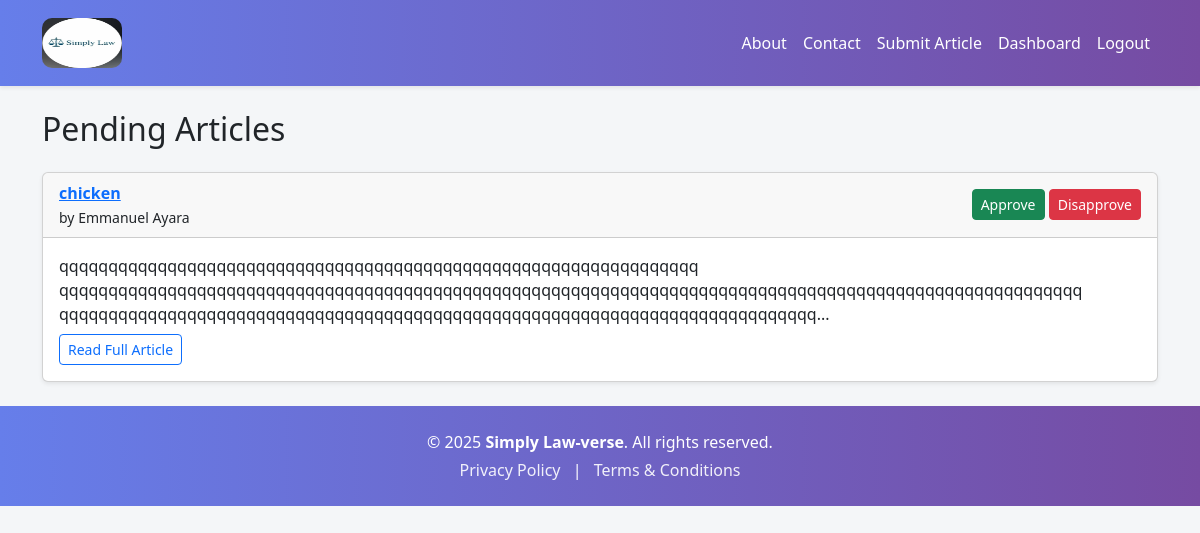
The app's page /admin/dashboard (signed in), older data.
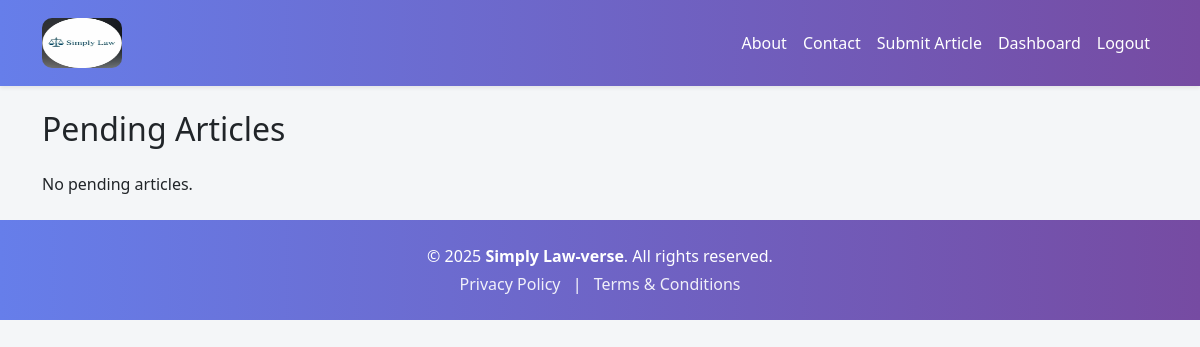
The same page, newer data.
### models.py (models this page shows)
class Article(db.Model):
    id = db.Column(db.Integer, primary_key=True)
    email = db.Column(db.String(120))
    title = db.Column(db.String(100), nullable=False)
    content = db.Column(db.Text, nullable=False)
    author = db.Column(db.String(100), nullable=False)
    date_posted = db.Column(db.DateTime, default=datetime.utcnow)
    comments = db.relationship('Comment', backref='article', lazy=True)
    status = db.Column(db.String(20), nullable=False, default='pending')
    date_submitted = db.Column(db.DateTime, default=datetime.utcnow)
    image_filename = db.Column(db.String(120), nullable=True)
    document_filename = db.Column(db.String(120), nullable=True)

### routes.py (the view)
@app.route('/admin/dashboard')
@login_required
def admin_dashboard():
    if not current_user.is_admin:
        flash('Access denied.', 'danger')
        return redirect(url_for('home'))
    pending = Article.query.filter_by(status='pending').all()
    return render_template('admin_dashboard.html', articles=pending)

### routes.py (called while the page is built)
@login_manager.user_loader
def load_user(user_id):
    return User.query.get(int(user_id))

### templates/admin_dashboard.html
{% extends 'layout.html' %}
{% block content %}
<h2 class="mb-4">Pending Articles</h2>
{% for article in articles %}
  <div class="card mb-4 shadow-sm">
    <div class="card-header d-flex justify-content-between align-items-center">
      <div>
        <strong>
          <a href="{{ url_for('view_article', article_id=article.id) }}">
            {{ article.title }}
          </a>
        </strong>
        <br>
        <small>by {{ article.author }}</small>
      </div>
      <div>
        <a href="{{ url_for('approve_article', article_id=article.id) }}" class="btn btn-sm btn-success">Approve</a>
        <a href="{{ url_for('disapprove_article', article_id=article.id) }}" class="btn btn-sm btn-danger">Disapprove</a>
      </div>
    </div>
    <div class="card-body">
      {{ article.content[:250] }}...
      <div class="mt-2">
        <a href="{{ url_for('view_article', article_id=article.id) }}" class="btn btn-sm btn-outline-primary">Read Full Article</a>
      </div>
    </div>
  </div>
{% else %}
  <p>No pending articles.</p>
{% endfor %}
{% endblock %}

### templates/layout.html (shortened to what this page needs)
<!DOCTYPE html>
<html lang="en">
<head>
    <link
        href="https://cdn.jsdelivr.net/npm/bootstrap@5.3.0/dist/css/bootstrap.min.css"
        rel="stylesheet">
</head>
<body>
    <nav class="navbar navbar-expand-lg shadow-sm">
        <div class="container">
            <a class="navbar-brand d-flex align-items-center" href="/">
                <img src="/static/logo.jpg" alt="Logo" style="height: 50px; width: 80px; border-radius: 10px; margin-right: 10px;">
            </a>
            <div class="collapse navbar-collapse" id="navbarNav">
                <ul class="navbar-nav ms-auto mb-2 mb-lg-0">
                    <li class="nav-item"><a class="nav-link" href="{{ url_for('about') }}">About</a></li>
                    <li class="nav-item"><a class="nav-link" href="{{ url_for('contact') }}">Contact</a></li>
                    <li class="nav-item"><a class="nav-link" href="{{ url_for('submit_article') }}">Submit Article</a></li>
                    {% if current_user.is_authenticated and current_user.is_admin %}
                        <li class="nav-item"><a class="nav-link" href="{{ url_for('admin_dashboard') }}">Dashboard</a></li>
                        <li class="nav-item"><a class="nav-link" href="{{ url_for('admin_logout') }}">Logout</a></li>
                    {% else %}
                        <li class="nav-item"><a class="nav-link" href="{{ url_for('admin_login') }}">Login</a></li>
                        <li class="nav-item"><a class="nav-link" href="{{ url_for('register_admin') }}">Register Admin</a></li>
                    {% endif %}
                </ul>
            </div>
        </div>
    </nav>
    <div class="container my-4">
        {% block content %}{% endblock %}
    </div>
<footer class="text-center text-white" style="background: linear-gradient(to right, #667eea, #764ba2);">
    <div class="container py-4">
        <p class="mb-1">&copy; {{ current_year or '2025' }} <strong>Simply Law-verse</strong>. All rights reserved.</p>
        <p class="mb-0">
            <a href="/privacy-policy" class="text-white text-decoration-none me-2" style="opacity: 0.9;">Privacy Policy</a> |
            <a href="/terms" class="text-white text-decoration-none ms-2" style="opacity: 0.9;">Terms & Conditions</a>
        </p>
    </div>
</footer>
</body>
</html>

### templates/layout.html (style rules this page uses)
body { background-color: #f4f6f8; font-family: 'Segoe UI', Tahoma, Geneva, Verdana, sans-serif; }
.navbar { background: linear-gradient(to right, #667eea, #764ba2); padding: 0.8rem 1rem; position: sticky; top: 0; z-index: 1000; }
.navbar-brand, .nav-link { color: #fff !important; font-weight: 500; }
.nav-link { transition: color 0.3s ease-in-out; }
footer a { transition: opacity 0.3s ease-in-out; }

Row changes from the older to the newer data that the page shows:
removed Article: title "chicken", author "Emmanuel Ayara", content "qqqqqqqqqqqqqqqqqqqqqqqqqqqqqqqqqqqqqqqqqqqqqqqqqqqqqqqqqqqqqqqqq qqqqqqqqqqqqqqqqqqqqqqqqqqqqqqqqqqqqqqqqqqqqqqqqqqqqqqqqqqqqqqqqqqqqqqqqqqqqqqqqqqqqqqqqqqqqqqqqqqqqqqqq qqqqqqqqqqqqqqqqqqqqqqqqqqqqqqqqqqqqqqqqqqqqqqqqqqqqqqqqqqqqqqqqqqqqqqqqqqqqq"
Text that changed along with them:
text now shown: "No pending articles."
